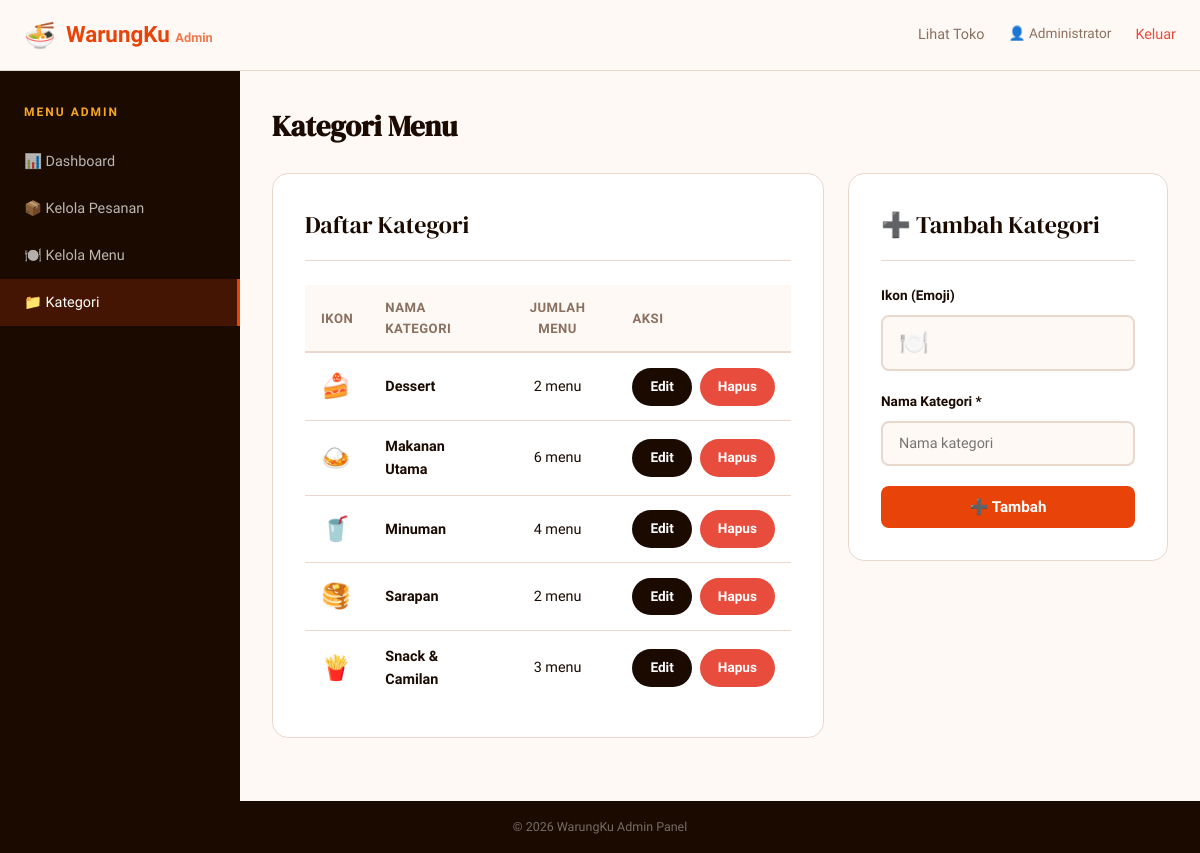
The app's page /kategori.php (signed in) with its own data.
### tables this page shows
CREATE TABLE IF NOT EXISTS kategori (
    id INT AUTO_INCREMENT PRIMARY KEY,
    nama VARCHAR(100) NOT NULL,
    ikon VARCHAR(10) DEFAULT '🍽️',
    created_at TIMESTAMP DEFAULT CURRENT_TIMESTAMP
);

### kategori.php (the view, shortened to what this page needs)
<?php
$db = getDB();
$kategoris = $db->query("SELECT k.*, COUNT(m.id) AS jumlah_menu FROM kategori k LEFT JOIN menu m ON k.id = m.kategori_id GROUP BY k.id ORDER BY k.nama")->fetch_all(MYSQLI_ASSOC);
$editKat = null;
require_once 'header-admin.php';
?>
<div style="display:grid;grid-template-columns:1fr 320px;gap:1.5rem;align-items:start">
    <div class="card">
        <div class="card-title">Daftar Kategori</div>
        <table>
            <thead>
                <tr>
                    <th>Ikon</th>
                    <th>Nama Kategori</th>
                    <th style="text-align:center">Jumlah Menu</th>
                    <th>Aksi</th>
                </tr>
            </thead>
            <tbody>
                <?php foreach ($kategoris as $k): ?>
                <tr>
                    <td style="font-size:1.5rem"><?= htmlspecialchars($k['ikon']) ?></td>
                    <td><strong><?= htmlspecialchars($k['nama']) ?></strong></td>
                    <td style="text-align:center"><?= $k['jumlah_menu'] ?> menu</td>
                    <td>
                        <div style="display:flex;gap:.5rem">
                            <a href="kategori.php?edit=<?= $k['id'] ?>" class="btn btn-sm btn-dark">Edit</a>
                            <a href="kategori.php?hapus=<?= $k['id'] ?>" class="btn btn-sm btn-danger"
                               onclick="return confirmDelete('Hapus kategori ini? Semua menu terkait akan kehilangan kategorinya.')">Hapus</a>
                        </div>
                    </td>
                </tr>
                <?php endforeach; ?>
            </tbody>
        </table>
    </div>
    <div class="card" style="position:sticky;top:90px">
        <div class="card-title"><?= $editKat ? '✏️ Edit Kategori' : '➕ Tambah Kategori' ?></div>
        <form method="POST">
            <div class="form-group">
                <label>Ikon (Emoji)</label>
                <input type="text" name="ikon" value="<?= htmlspecialchars($editKat['ikon'] ?? '🍽️') ?>" placeholder="🍽️" style="font-size:1.5rem">
            </div>
            <div class="form-group">
                <label>Nama Kategori *</label>
                <input type="text" name="nama" value="<?= htmlspecialchars($editKat['nama'] ?? '') ?>" required placeholder="Nama kategori">
            </div>
            <button type="submit" class="btn btn-primary btn-block">
                <?= $editKat ? '💾 Simpan' : '➕ Tambah' ?>
            </button>
        </form>
    </div>
</div>
<?php require_once 'footer-admin.php'; ?>

### style.css (style rules this page uses)
:root { --primary: #E8440A; --primary-dark: #C4350A; --primary-light: #FF6B35; --accent: #F5A623; --bg: #FFF9F5; --bg-card: #FFFFFF; --bg-dark: #1A0A00; --text: #1A0A00; --text-muted: #8A7060; --text-light: #BFA89A; --border: #EAD8CC; --success: #2ECC71; --warning: #F39C12; --danger: #E74C3C; --info: #3498DB; --shadow-sm: 0 2px 8px rgba(232,68,10,0.08); --shadow-md: 0 8px 32px rgba(232,68,10,0.12); --shadow-lg: 0 16px 48px rgba(232,68,10,0.16); --radius: 16px; --radius-sm: 8px; --radius-lg: 24px; }
* { margin: 0; padding: 0; box-sizing: border-box; }
body { font-family: 'Sora', sans-serif; background: var(--bg); color: var(--text); line-height: 1.6; min-height: 100vh; display: flex; flex-direction: column; }
a { text-decoration: none; color: inherit; }
.btn { display: inline-flex; align-items: center; gap: 8px; padding: 12px 28px; border-radius: 999px; font-weight: 600; font-size: .95rem; border: none; cursor: pointer; transition: all .2s; font-family: 'Sora', sans-serif; }
.btn-primary { background: var(--primary); color: white; }
.btn-dark { background: var(--bg-dark); color: white; }
.btn-danger { background: var(--danger); color: white; }
.btn-sm { padding: 8px 18px; font-size: .85rem; }
.btn-block { width: 100%; justify-content: center; border-radius: var(--radius-sm); }
.card { background: var(--bg-card); border-radius: var(--radius); border: 1px solid var(--border); padding: 2rem; }
.card-title { font-family: 'DM Serif Display', serif; font-size: 1.5rem; margin-bottom: 1.5rem; padding-bottom: 1rem; border-bottom: 1px solid var(--border); }
.form-group { margin-bottom: 1.25rem; }
.form-group label { display: block; font-weight: 600; font-size: .85rem; margin-bottom: .5rem; color: var(--text); }
.form-group input, .form-group textarea, .form-group select { width: 100%; padding: 12px 16px; border: 2px solid var(--border); border-radius: var(--radius-sm); font-family: 'Sora', sans-serif; font-size: .9rem; background: var(--bg); color: var(--text); transition: border-color .2s; outline: none; }
table { width: 100%; border-collapse: collapse; }
table th { text-align: left; padding: 12px 16px; background: var(--bg); font-size: .82rem; font-weight: 700; color: var(--text-muted); text-transform: uppercase; letter-spacing: .5px; border-bottom: 2px solid var(--border); }
table td { padding: 14px 16px; border-bottom: 1px solid var(--border); font-size: .9rem; }
table tr:last-child td { border-bottom: none; }

### records on screen
kategori: ikon "🍰", nama "Dessert", jumlah_menu "2"
kategori: ikon "🍛", nama "Makanan Utama", jumlah_menu "6"
kategori: ikon "🥤", nama "Minuman", jumlah_menu "4"
kategori: ikon "🥞", nama "Sarapan", jumlah_menu "2"
kategori: ikon "🍟", nama "Snack & Camilan", jumlah_menu "3"

### other values on screen
SITE_NAME "WarungKu"
$_SESSION['admin_name'] "Administrator"
$l['icon'] "📊"
$l['label'] "Dashboard"
$l['icon'] "📦"
$l['label'] "Kelola Pesanan"
$l['icon'] "🍽️"
$l['label'] "Kelola Menu"
$l['icon'] "📁"
$l['label'] "Kategori"
$pageTitle "Kategori Menu"
